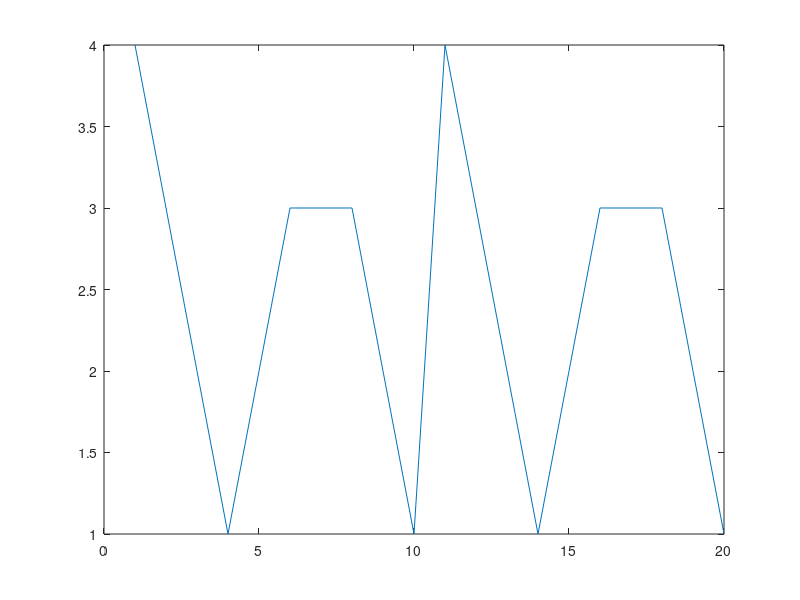
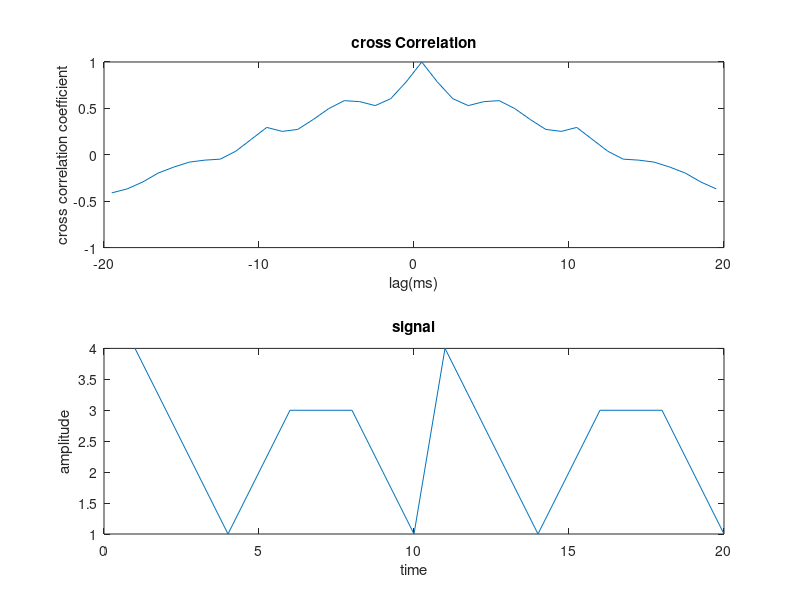
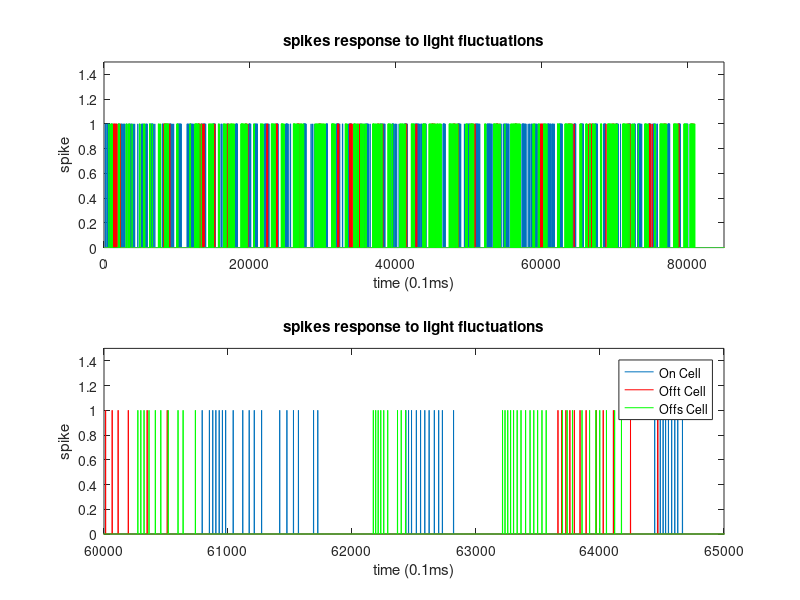

Write the MATLAB code that produced these figures, in order. (Note: this script raises an error after producing the figures.)
%       This script will help you better understand the cross correlation
% function.  You will also need the Decimate.mat, and RGC_example_data files. 

% Jon Cafaro 3/1/07

% What is explained in this tutorial?
%   The purpose of this tutorial is to explain the cross correlation function, 
% and give an example of its use.  When you are done hopefully you will have 
% a clearer understanding of what aspects of two signals may be reflected 
% in a cross correlation and how that may be calculated.

% What is the Cross Correlation function?
%       The Cross Correlation function is a measure of the correlation
% between two signals as they are time shifted against each other.  This 
% measure can help us to determine how similar two signals are from each 
% other and in what ways they may differ.  

%       Lets start with the correlation of two identical signals at a given time 
% shift of zero.  This is actually called an autocorrelation because it is the same
% signal but this will start to give us an idea for the types of numbers we
% may see when two signals are similar.


xx = [4,3,2,1,2,3,3,3,2,1,4,3,2,1,2,3,3,3,2,1];      % this is a really simple descreet signal (you could actually do these calculations on paper)
tt = [1:length(xx)];                                 % we can say each point was taken at each time point tt
figure, plot(tt,xx)                                 % take a look

yy = xx ;                                             % We'll make the second signal the same as the first 

% Correlation = (<xy>-<x><y>)/sqrt(var(x)*var(y))
% this is represented below

Covariance = mean(xx.*yy)-mean(xx)*mean(yy)  % this takes the covariance of the two signals


normalization = sqrt((std(xx,1))^2*(std(yy,1))^2) % this factor will normalize our correlation 
                                                % NOTE: the standard deviation calculated here is slightly 
                                                % different than what matlab will do by default but this is 
                                                % a necessity because we are dealing with such a small signal
                                              
                                                
correlation = Covariance/normalization         % this is the correlation given no time shift (lag = 0)

% NOTICE - the correlation is equal to 1.  The highest cross correlation
% coefficient we can have is 1 (When two signals are the same).
% NOTE- this is not the case if we are not using a normalization factor 
% (ie. if we're not looking at the coeficient)

% Now lets start to shift these vectors in time against each other and see
% what happens to the correlation.
                 
yy_shift = [zeros(1,length(xx)),yy,zeros(1,length(xx))]             % One way to slide the signals against each other is 
                                                                    % to add zeros so they cannot slide off each other.    
xx_shift = zeros(1,length(yy_shift))

for time_shift = 1:length(xx)+length(yy)                                     % we will shift the signal xx all the way over signal yy 
yy_shift = [zeros(1,length(xx)),yy,zeros(1,length(xx))]
xx_shift = zeros(1,length(yy_shift))

xx_shift(1,time_shift:time_shift+length(xx)-1)=xx                    


Covariance = mean(xx_shift.*yy_shift)-mean(xx_shift)*mean(yy_shift)          % this is as above
normalization = sqrt((std(xx_shift,1))^2*(std(yy_shift,1))^2)
correlation(time_shift) = Covariance/normalization
end

tt2=1:length(correlation)                                % this will create a time vector that represents where xx and yy are in respect to each other
tt2=tt2-(length(tt2)+1)/2             
figure, subplot(2,1,1)                                   % plot cross corr and signal
plot(tt2,correlation)
title('cross Correlation')
xlabel('lag(ms)')
ylabel('cross correlation coefficient')
subplot(2,1,2)
plot(tt,xx)
title('signal')
xlabel('time')
ylabel('amplitude')

% Look at the cross correlation function and the signal that it reflects.
% NOTICE:   1) It is symetric (although only because it is an autocorrelation- a cross corr may not be symetric )
%           2) At lag 0 it has a peak of 1, as we noted earlier
%           3) There are other small peaks - can you tell why these peaks exist?
%           4) There are negative correlations - so the cross correlation can also
%              reflect events in the signals that are anticorrelated (ie. when one is up
%              the other is down)
%           5) The cross correlation has a general triangular shape - this
%              is a result of the zeros we added and we will see that some of
%              the matlab functions create similar effects.

% How does Matlab calculate cross correlation?
%    Matlab uses a function called "xcorr", but unlike our example above this
% does not simply calculate the correlation at various time shifts.
% Instead the heart of the xcorr function is a fourier transform.

% What does the fourier transform have to do with a cross correlation?
%   The correlation of two continuous functions is:
%           The Integral of f(t)h(t+T)dt
%   This is very similar to a convolution, which is:
%           The Integral of f(t)h(t-T)dt
% You'll notice the only difference beween the convolution and correlation
% is that the convolution flips the second signal before it shifts it (-T)
% while the correlation does not (+T).  To solve a convolution we can
% take the fourier transorms of each signal, multiply them and then take
% the inverse of this value, as such:
%       Convolution = Inv(fft(f(t))fft(h(t-T)) = Inv(f(w)h(w))
% We can do a very similar calculation to solve the correlation but because
% the correlation does not flip the second signal we must use the complex
% conjugate of h(w).  Matlab uses the following peice of code to calculate
% the cross correlation:
%       Cross Correlation = Inv(fft(f(t))*conj(fft(h(t+T)))) = Inv(f(w)conj(h(w)))
        
% Lets use a more realistic example of signals on which we may want to run
% a cross correlation.  

load RGC_example_data                               % loads examples of spike spike trains from retinal ganglion cells 

figure,
subplot(2,1,1)
plot(ON_CELL_545tutorial)
axis([0 85000 0 1.5])

hold on,plot(Offt_CELL_545tutorial,'r') 
hold on,plot(Offs_CELL_545tutorial,'g') 
title('spikes response to light fluctuations')
xlabel('time (0.1ms)')
ylabel('spike')

subplot(2,1,2)
plot(ON_CELL_545tutorial)
axis([60000 65000 0 1.5])

hold on,plot(Offt_CELL_545tutorial,'r') 
hold on,plot(Offs_CELL_545tutorial,'g') 
title('spikes response to light fluctuations')
xlabel('time (0.1ms)')
ylabel('spike')
legend('On Cell', 'Offt Cell', 'Offs Cell')

%   The preceding figure shows the spike times of 3 different kinds of
% retinal ganglion cells in response to a fluctating light stimuli.  The On
% cells will respond to the onset of light a step while the off cells will
% respond to the offset.  Furthermore, the offs (off-sustained) respond with 
% longer lasting spike trains than the offt (off transient) and seem to 
% respond consistently earlier.    

%   Let's see what there cross correlations will look like.


CrsCorrs2(1,:) = xcorr(Offt_CELL_545tutorial,ON_CELL_545tutorial,'coef');     % this calls the matlab function xcorr and uses the 'coeff' option
CrsCorrs2(2,:) = xcorr(Offs_CELL_545tutorial,ON_CELL_545tutorial,'coef');
CrsCorrs2(3,:) = xcorr(Offs_CELL_545tutorial,Offt_CELL_545tutorial,'coef');
CrsCorrs2(4,:) = xcorr(Offt_CELL_545tutorial,Offs_CELL_545tutorial,'coef');

for a=1:4
CrsCorrs(a,:) = DecimateWave(CrsCorrs2(a,:), 10);                         % this averages some of the cross corelation values to produce a smoother graph
end

tt = 1:length(CrsCorrs);                                                % prepares a time axis
tt=tt-length(CrsCorrs)/2;
figure, subplot(4,1,1)                                                  % plots
plot(tt,CrsCorrs(1,:));
subplot(4,1,2) 
plot(tt,CrsCorrs(2,:),'r');
subplot(4,1,3) 
plot(tt,CrsCorrs(3,:),'g');
subplot(4,1,4) 
plot(tt,CrsCorrs(4,:),'k');


%    Look at the four cross correlations.  NOTICE: 1) That they all have that
% triagular shape, this is a result of zero padding that the xcorr function
% performs, similar to the zero padding that we did in our simple example.
% This zero padding causes the the correlations to become smaller and
% smaller with greater shifts (further from lag=0) because the signals are
% being correlated with more and more zeros.  2) Also notice that unlike
% our previous example there are no negative correlations here.  This is
% because the xcorr function does not subtract the mean as we did in our
% previous example (remmeber we used <xy>-<x><y>) and so will not produce 
% negative correlation values unless some of the signal has negative values.
% Both of these problems can be fixed if we use 'xcov' instead of 'xcorr' 
% but these are details and xcorr has still preserved the important 
% parts of our cross correlations. 


% The peaks of the cross correlation functions can be important to focus
% on.  So let zoom in on the peaks.

subplot(4,1,1)
axis([-400 400 0 .014])
subplot(4,1,2)
axis([-400 400 0 .014])
subplot(4,1,3)
axis([-400 400 0 .014])
subplot(4,1,4)
axis([-400 400 0 .014])

% Notice - 1) The top two graphs (blue and red) have dips near the zero lag.  This is because
% we are comparing an on cell with an off cell in both of these cross
% correlations.  Therefor, we might expect to see that near the time an off
% cell is spiking (lag=0) our on cell would have a good chance of not
% spiking, producing a low correlation value.  2) The third graph has a
% peak rather than a dip near the zero lag.  This is also expected because 
% they are both off cells.  You'll notice that this peak is slightly off zero, 
% in fact it seems to occur about 50ms before.  This indicates that the offs cell was
% likely to spike about 50 ms before the offt cell.  3)  Compare the third
% and fourth graphs.  Notice they are both comparing an offt to an offs
% cell but they are comparing them in different orders.  These graphs
% should have the same peak but opposite lags.  In fact, these graphs are
% mirror images of each other only reflected about the zero lag axis.  Try using 
% the 'flip' command on one of the traces and you can varify this fact for yourself. 
% Disclaimer- they will not be exact mirror images because of effects of
% the Decimate command, but they should be very close.  4)  If you compare
% the peak correlation values of these comparisons you will see that offt
% vs offs have a higher peak than on vs off cells.  This would indicated
% that these cells are more similar to eachother in their spike timing than
% the other pairs.

% We can also get information from the width of the peak and antipeaks of
% the cross correlation functions, but this is a more convoluted process
% and requires use of the auttocorrelation as well.  So it will not be
% discussed.

% Now that we have some sense for what information a cross correlation 
% function can provide lets go back to see what the cross correlations will 
% look like if we do not use xcorr but instead simple plot what I
% previously refered to as the "heart of the xcorr function".

% As mentioned the xcorr function can be described by:

a=fft(ON_CELL_545tutorial);              % the fourier transform of signal a
b=fft(Offt_CELL_545tutorial);            % the fourier transform of signal b


raw_xcor = ifft(a.*conj(b));             % the inverse of signal a times the complex conjugate of signal b
                                        % NOTE the little dot after the a,what does this do? try testing it with simple matices if you don't know 
                                       

raw_xcor= DecimateWave(raw_xcor, 10);   % again just decimating to smooth things out, this wouldn't be such a problem if we had more example data to average

% check put the result
time=1:length(raw_xcor);
figure, plot(time,raw_xcor);

% Things are different! Fistly, that is because the fourier transform has not
% centered our peak, in fact its at the end of our plot.  Let fix this

raw_xcor2 = [raw_xcor((length(raw_xcor)/2+1):end),raw_xcor(1:(length(raw_xcor)/2))];

time=time-(length(time)+1)/2 ;
figure, plot(time,raw_xcor2)

% Okay now this looks better, but it still looks different then what xcorr
% produced.  NOTICE-1) it does not have that triagular shape that xcorr
% produced. This is because there is no zero padding in this case.  2) It
% shows cross correlation values above 1.  This is because we have not 
% normalized (ie. these are not coeficients).  

% lets compare the peaks of the cross corr we get with xcorr and the one we
% get with our fourier transforms.

figure, subplot(1,2,1)
plot(time,raw_xcor2)
subplot(1,2,2)
plot(tt,CrsCorrs(1,:));

subplot(1,2,1)
axis([-400 400 0 3.5])
title('fourier raw version')
xlabel('lag(ms)')
ylabel('correlation value')
subplot(1,2,2)
axis([-400 400 0 .01])
title('matlabs xcorr')
xlabel('lag(ms)')
ylabel('correlation value')

% not bad, the major features seem in tact.  You may find, as I have, that
% using different methods of calculating the cross corelation will produce
% slightly different plots but that the important parts of those plots are
% maintained.  So hopefully you now have a better understanding of what 
% information can be learned from the cross correlation function and how 
% the function can be calculated. 
